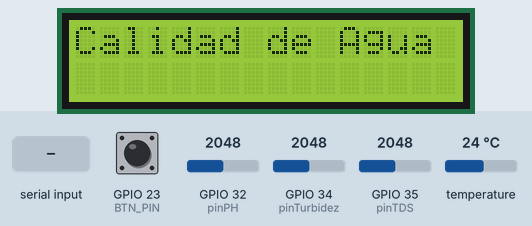
A sketch run on a simulated ESP32. Shown: 16×2 character LCD. The inputs (shaded band) are chosen by the test bench; at power-on: GPIO 23 (BTN_PIN) HIGH, GPIO 35 (pinTDS) = 2048, temperature 24 °C, GPIO 32 (pinPH) = 2048, GPIO 34 (pinTurbidez) = 2048. EEPROM starts erased; nothing arrives over Bluetooth unless stated; what the sketch prints to the serial monitor is not drawn.

Above: at 1.2 s.
1.3 s: GPIO 23 (BTN_PIN) pulled LOW for 0.15 s
At 1.9 s:
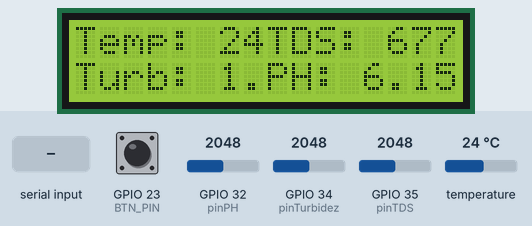
2.9 s: "escaneo" received over Serial
5.9 s: GPIO 35 (pinTDS) set to 2866
At 7.6 s:
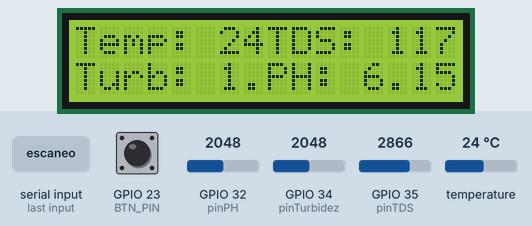
8.9 s: temperature set to 33 °C
At 10.1 s:
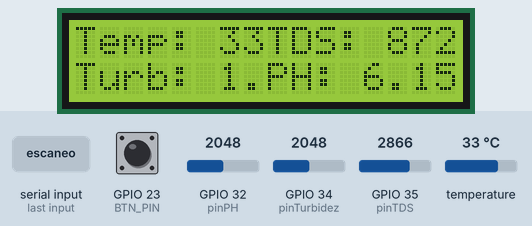
11.9 s: GPIO 32 (pinPH) set to 122
At 12.8 s:
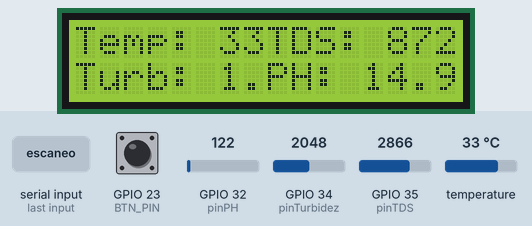
14.9 s: GPIO 32 (pinPH) set to 290
At 15.9 s:
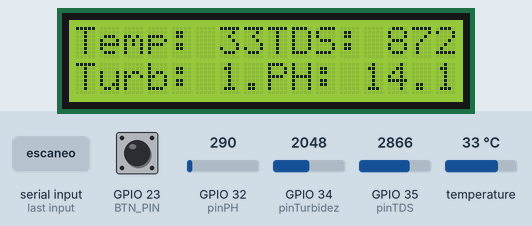
Timing chart, 0 to 17.8 s (numbered marks = the images above; inputs shaded):
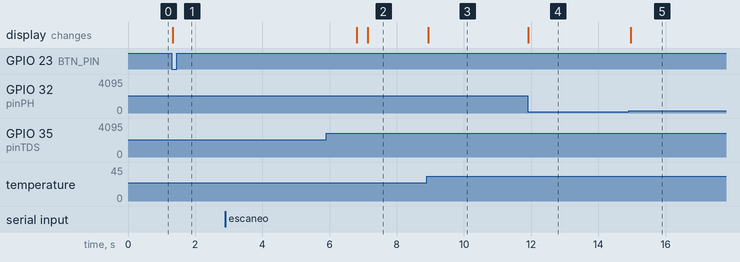

Measured:
- after the input at 1.3 s, the display: changes at once (image 1)
- after the input at 5.9 s, the display: first changes after 0.91 s (image 2 shows a later state)
- after the input at 8.9 s, the display: changes at once (image 3)
- after the input at 11.9 s, the display: changes at once (image 4)
- after the input at 14.9 s, the display: changes after 0.06 s (image 5)

The sketch:

medidorAguaArduino.ino
```cpp
#include "BluetoothSerial.h"
#include <OneWire.h>
#include "DFRobot_ESP_PH.h"
#include <EEPROM.h>
#include <LiquidCrystal.h>
#include <EasyButton.h>

#define BTN_PIN 23
bool btn_pressed = false;

//DEBUG
bool debug = false;
bool debugPH = true;

//LCD
const int rs = 19/*2*/, en = 21/*4*/, d4 = 16, d5 = 17, d6 = 22/*5*/, d7 = 18;
LiquidCrystal lcd(rs, en, d4, d5, d6, d7);

//BT
BluetoothSerial SerialBT;

//TDS
const float VREF = 3.3;      // analog reference voltage(Volt) of the ADC
const int SCOUNT = 30;           // sum of sample point

int analogBuffer[SCOUNT];    // store the analog value in the array, read from ADC
int analogBufferTemp[SCOUNT];
int analogBufferIndex = 0,copyIndex = 0;
float averageVoltage = 0;

//PH
float voltagePH;
DFRobot_ESP_PH ph;

//PINES
int pinTDS = 35;
int pinTurbidez = 34;
int pinTemp = 5;
int pinPH = 32;

//Variables medidas
float medidaPH;
float medidaTemp = 25;
float medidaTDS;
float medidaTurb;

//Inicializaciones varias
OneWire ds(pinTemp);  //OneWire temp


unsigned long button_time = 0;
unsigned long last_button_time = 0;
void btnEvent() {
  button_time = millis();
  if (button_time - last_button_time > 250) {
    Serial.println("Button pressed");
    btn_pressed = true;
    last_button_time = button_time;
  }
}

void setup() {
  Serial.begin(115200);
  SerialBT.begin("ESP32_BT_Classic"); // Nombre del dispositivo Bluetooth
  Serial.println("El dispositivo Bluetooth está listo para emparejarse.");

  //PINES
  pinMode(pinTurbidez,INPUT); //Turbidez

  //PH
  ph.begin();
  EEPROM.begin(32);

  //LCD
  lcd.begin(16, 2);
  lcd.print("Calidad de Agua");
  lcd.setCursor(0, 1);

  //TDS
  pinMode(pinTDS,INPUT);


  pinMode(BTN_PIN, INPUT_PULLUP);
  attachInterrupt(BTN_PIN, btnEvent, FALLING);
}

void loop() {
  //COMUNICACION SERIAL<->BT
  if (Serial.available()) {
    realizarMedidas();
    updateLCD();
    Serial.print("Data: ");
    Serial.println(prepareResponse());
    ////SerialBT.write(Serial.read()); // Envía datos desde el monitor serie al Bluetooth
  }
  if (SerialBT.available()) {
    String a = SerialBT.readString();

    if (a == "escaneo") {
      realizarMedidas();
      updateLCD();
      SerialBT.println(prepareResponse());
      //SerialBT.println("5.6,25.5,15.6,78.4"); //PH temperatura conductividad turbidez
    }
    Serial.println(a); // Envía datos desde el Bluetooth al monitor serie
  }

   if(btn_pressed) {
    Serial.println("Pulsado");

    realizarMedidas();
    updateLCD();
    Serial.print("Data: ");
    Serial.println(prepareResponse());

    btn_pressed = false;
   }

  //OPERACIONES CONSTANTES
  static unsigned long analogSampleTimepoint = millis();
   if(millis()-analogSampleTimepoint > 40U)     //every 40 milliseconds,read the analog value from the ADC
   {
     analogSampleTimepoint = millis();
     analogBuffer[analogBufferIndex] = analogRead(pinTDS);    //read the analog value and store into the buffer
     analogBufferIndex++;
     if(analogBufferIndex == SCOUNT)
         analogBufferIndex = 0;
   }

}

void updateLCD (){
  lcd.clear();
  lcd.setCursor(0, 0);
  lcd.print("Temp: ");
  lcd.print(medidaTemp);
  lcd.setCursor(8, 0);
  lcd.print("TDS: ");
  lcd.print(medidaTDS);
  lcd.setCursor(0, 1);
  lcd.print("Turb: ");
  lcd.print(medidaTurb);
  lcd.setCursor(8, 1);
  lcd.print("PH: ");
  lcd.print(medidaPH);


}

void realizarMedidas() {
  readTempSensor();
  readPHSensor();
  readTDSSensor();
  readTurbiditySensor();
}


String prepareResponse () {
  String out = "";
  out += ""+String(medidaPH);
  out += ","+String(medidaTemp);
  out += ","+String(medidaTDS);
  out += ","+String(medidaTurb);
  return out;
}


void readPHSensor () {
  Serial.println(analogRead(pinPH)*VREF/4096.0);
  voltagePH = (analogRead(pinPH)*VREF/4096.0)*1000;  // read the voltage
  medidaPH = ph.readPH(voltagePH,medidaTemp);  // convert voltage to pH with temperature compensation
  if(debugPH){
    Serial.print("voltage:");
    Serial.print(voltagePH,1);
    Serial.print(" temperature:");
    Serial.print(medidaTemp,1);
    Serial.print(" ^C  pH:");
    Serial.println(medidaPH,2);
  }
  ph.calibration(voltagePH,medidaTemp);           // calibration process by Serail CMD
  /* You can send commands in the serial monitor to execute the calibration.
   * Serial Commands:
   *   enterph -> enter the calibration mode
   *   calph   -> calibrate with the standard buffer solution, two buffer solutions(4.0 and 7.0) will be automaticlly recognized
   *   exitph  -> save the calibrated parameters and exit from calibration mode
   */

}

void readTempSensor () {
  byte data[12];
  byte addr[8];

  if ( !ds.search(addr)) {
      //no more sensors on chain, reset search
      ds.reset_search();
  }

  if ( OneWire::crc8( addr, 7) != addr[7]) {
      Serial.println("CRC is not valid!");
  }

  if ( addr[0] != 0x10 && addr[0] != 0x28) {
      Serial.print("Device is not recognized");
  }

  ds.reset();
  ds.select(addr);
  ds.write(0x44,1); // start conversion, with parasite power on at the end

  byte present = ds.reset();
  ds.select(addr);
  ds.write(0xBE); // Read Scratchpad


  for (int i = 0; i < 9; i++) { // we need 9 bytes
    data[i] = ds.read();
  }

  ds.reset_search();

  byte MSB = data[1];
  byte LSB = data[0];

  float tempRead = ((MSB << 8) | LSB); //using two's compliment
  medidaTemp = tempRead / 16;
}

void readTurbiditySensor () {
  float valor = analogRead(pinTurbidez);
  medidaTurb = valor * (VREF / 4096.0);
}

void readTDSSensor () {
  for(copyIndex=0;copyIndex<SCOUNT;copyIndex++)
    analogBufferTemp[copyIndex]= analogBuffer[copyIndex];
  averageVoltage = getMedianNum(analogBufferTemp,SCOUNT) * (float)VREF / 4096.0; // read the analog value more stable by the median filtering algorithm, and convert to voltage value
  Serial.println(getMedianNum(analogBufferTemp,SCOUNT));
  Serial.println(averageVoltage);
  float compensationCoefficient=1.0+0.02*(medidaTemp-25.0);    //temperature compensation formula: fFinalResult(25^C) = fFinalResult(current)/(1.0+0.02*(fTP-25.0));
  float compensationVolatge=averageVoltage/compensationCoefficient;  //temperature compensation
  medidaTDS=(133.42*compensationVolatge*compensationVolatge*compensationVolatge - 255.86*compensationVolatge*compensationVolatge + 857.39*compensationVolatge)*0.5; //convert voltage value to tds value
}


int getMedianNum(int bArray[], int iFilterLen)
{
      int bTab[iFilterLen];
      for (byte i = 0; i<iFilterLen; i++)
	  bTab[i] = bArray[i];
      int i, j, bTemp;
      for (j = 0; j < iFilterLen - 1; j++)
      {
	  for (i = 0; i < iFilterLen - j - 1; i++)
          {
	    if (bTab[i] > bTab[i + 1])
            {
		bTemp = bTab[i];
	        bTab[i] = bTab[i + 1];
		bTab[i + 1] = bTemp;
	     }
	  }
      }
      if ((iFilterLen & 1) > 0)
	bTemp = bTab[(iFilterLen - 1) / 2];
      else
	bTemp = (bTab[iFilterLen / 2] + bTab[iFilterLen / 2 - 1]) / 2;
      return bTemp;
}
```
